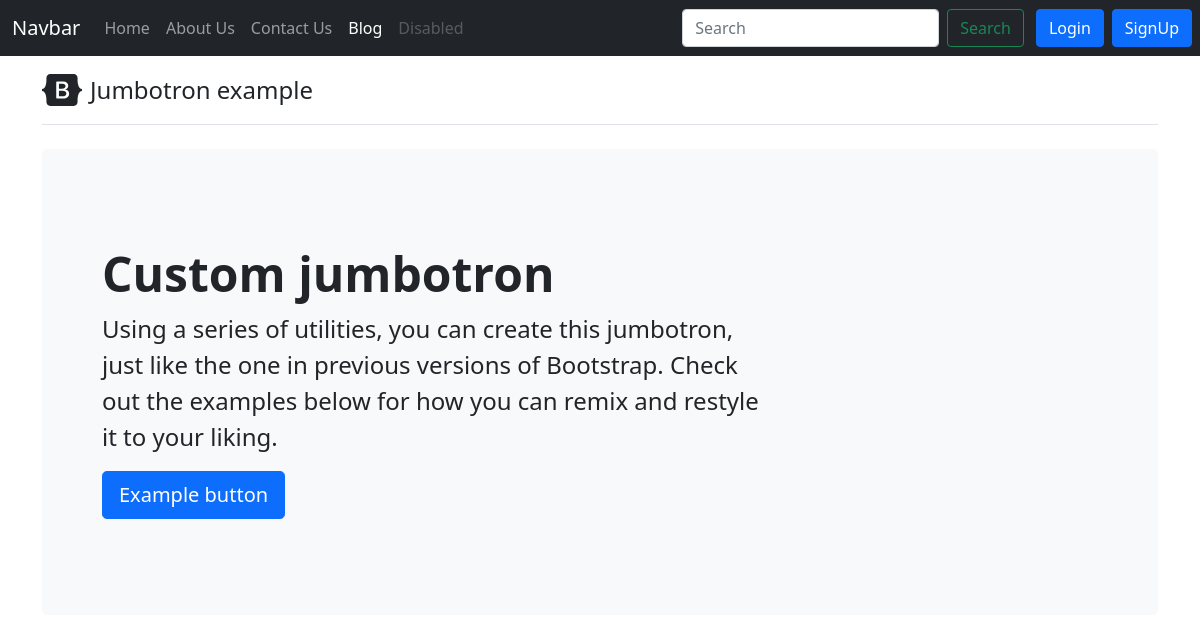
The page /blog/ on the database as committed earlier.
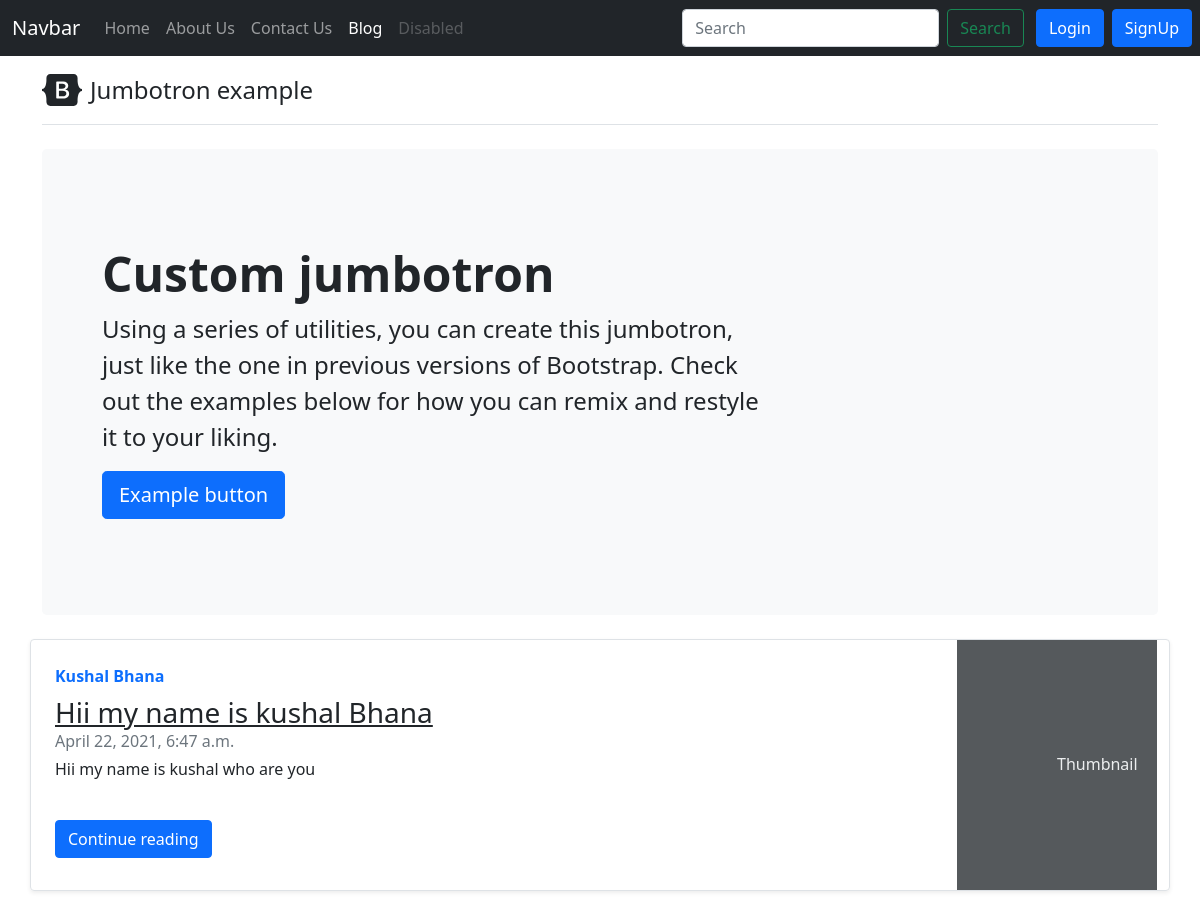
The same page on the database as committed later.
### blog/models.py (models this page shows, shortened)
class Post(models.Model):
    sno=models.AutoField(primary_key=True)
    title=models.CharField(max_length=255)
    author=models.CharField(max_length=14)
    slug=models.CharField(max_length=130)
    timeStamp=models.DateTimeField(blank=True)
    content=models.TextField()

### blog/views.py (the view)
# urls.py: path('', views.BlogHome, name="BlogHome"),
def BlogHome(request):
    allPosts= Post.objects.all()
    context={'allPosts': allPosts}
    return render(request, 'blog/bloghome.html', context)

### templates/blog/bloghome.html (shortened to what this page needs)
{% extends 'base.html' %}
{% block blogactive %}active{% endblock blogactive %}
{% block body %}
<div class='container'>
<header class="pb-3 mb-4 border-bottom mt-3">
      <a href="/" class="d-flex align-items-center text-dark text-decoration-none">
        <span class="fs-4">Jumbotron example</span>
      </a>
    </header>
<div class="p-5 mb-4 bg-light rounded-3">
      <div class="container-fluid py-5">
        <h1 class="display-5 fw-bold">Custom jumbotron</h1>
        <p class="col-md-8 fs-4">Using a series of utilities, you can create this jumbotron, just like the one in previous versions of Bootstrap. Check out the examples below for how you can remix and restyle it to your liking.</p>
        <button class="btn btn-primary btn-lg" type="button">Example button</button>
      </div>
    </div>
{% for post in allPosts %}
    <div class="row no-gutters border rounded overflow-hidden flex-md-row mb-4 shadow-sm h-md-250 my-4 position-relative">
        <div class="col p-4 d-flex flex-column position-static">
            <strong class="d-inline-block mb-2 text-primary">{{post.author}}</strong>
            <h3 class="mb-0"> <a class='text-dark' href="/blog/{{post.slug}}">{{post.title}}</a></h3>
            <div class="mb-1 text-muted">{{post.timeStamp}}</div>
            <p class="card-text mb-auto">{{post.content | truncatechars:'500'}}</p>
            <div class="my-2">
            	<a href="{{post.slug}}" role="button" class="btn btn-primary">Continue reading</a>
            </div>
        </div>
        <div class="col-auto d-none d-lg-block">
            <svg class="bd-placeholder-img" width="200" height="250" xmlns="http://www.w3.org/2000/svg" preserveAspectRatio="xMidYMid slice" focusable="false" role="img" aria-label="Placeholder: Thumbnail">
                <rect width="100%" height="100%" fill="#55595c"></rect><text x="50%" y="50%" fill="#eceeef" dy=".3em">Thumbnail</text>
            </svg>
        </div>
    </div>
</div>
    {% endfor %}
{% endblock body %}

### templates/base.html (shortened to what this page needs)
<!doctype html>
<html lang="en">
<head>
  <link href="https://cdn.jsdelivr.net/npm/bootstrap@5.0.0-beta3/dist/css/bootstrap.min.css" rel="stylesheet"
>
</head>
<body>
  <nav class="navbar navbar-expand-lg navbar-dark bg-dark">
    <div class="container-fluid">
      <a class="navbar-brand" href="/">Navbar</a>
      <div class="collapse navbar-collapse" id="navbarSupportedContent">
        <ul class="navbar-nav me-auto mb-2 mb-lg-0">
          <li class="nav-item">
            <a class="nav-link {% block homeactive %} {% endblock homeactive %}" aria-current="page" href="/">Home</a>
          </li>
           <li class="nav-item">
            <a class="nav-link {% block aboutactive %} {% endblock aboutactive %}" href="/about">About Us</a>
          </li>
          <li class="nav-item">
            <a class="nav-link {% block contactactive %} {% endblock contactactive %}" href="/contact">Contact Us</a>
          </li>
          <li class="nav-item">
            <a class="nav-link {% block blogactive %} {% endblock blogactive %}" href="/blog">Blog</a>
          </li>
          <li class="nav-item">
            <a class="nav-link disabled" href="#" tabindex="-1" aria-disabled="true">Disabled</a>
          </li>
        </ul>
        <form class="d-flex">
          <input class="form-control me-2" type="search" placeholder="Search" aria-label="Search">
          <button class="btn btn-outline-success" type="submit">Search</button>
        </form>
      </div>
    </div>
<button type="button" class="btn btn-primary" data-bs-toggle="modal" data-bs-target="#exampleModal">
  Login
</button>
    <a class="btn btn-primary mx-2" href="/signup" role="button">SignUp</a>
  </nav>
  {% block body %}{% endblock body %}
</body>
</html>

Rows that differ between the two databases and show on the page:
added Post: author "Kushal Bhana", title "Hii my name is kushal Bhana", timeStamp "April 22, 2021, 6:47 a.m.", content "Hii my name is kushal who are you"
